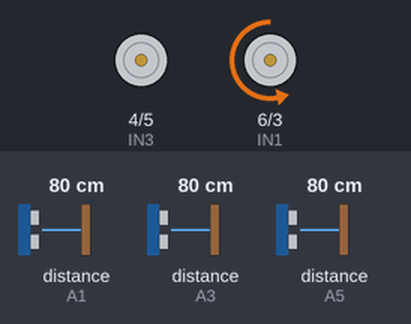
This sketch was run on a simulated Arduino Uno, built with avr-gcc and run on an emulated ATmega328P. On the bench: motor-driver pin pairs drawn as motors (green arrow = first pin HIGH = forward, orange = second pin HIGH = backward, longer = more drive). The test bench sets the inputs (shaded band); at power-on: distance to the obstacle (sensors on A1, A3, A5) 80 cm. The echo pulse lasts 58.3 µs per cm.

Above: at 1.2 s.
1.3 s: distance to the obstacle (sensor on A1) set to 26 cm
2.8 s: distance to the obstacle (sensor on A1) set to 23 cm
At 3.3 s:
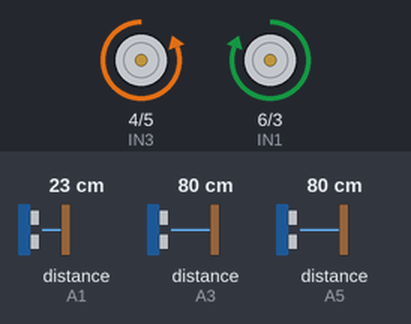
5.8 s: distance to the obstacle (sensor on A3) set to 2 cm
At 6.6 s:
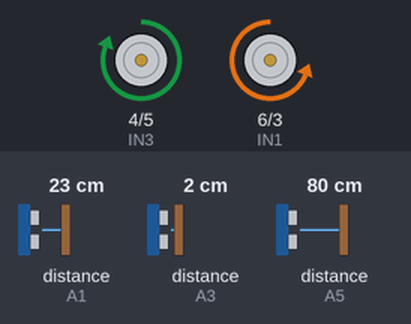
8.8 s: distance to the obstacle (sensor on A5) set to 27 cm
10.6 s: distance to the obstacle (sensor on A5) set to 21 cm
At 12.5 s:
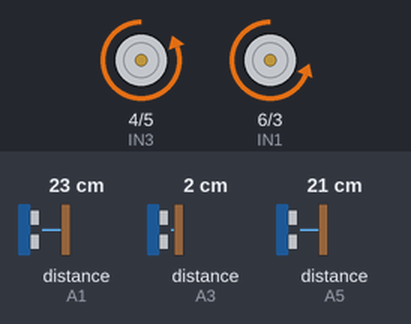
13.6 s: distance to the obstacle (sensor on A5) set to 35 cm
At 14.6 s:
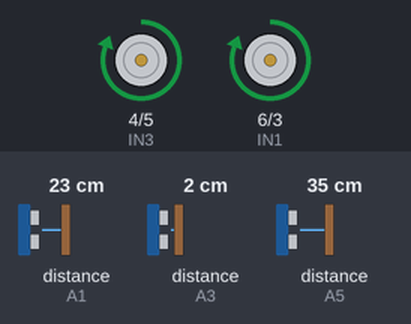
Timing chart, 0 to 17.6 s (numbered marks = the images above; inputs shaded):
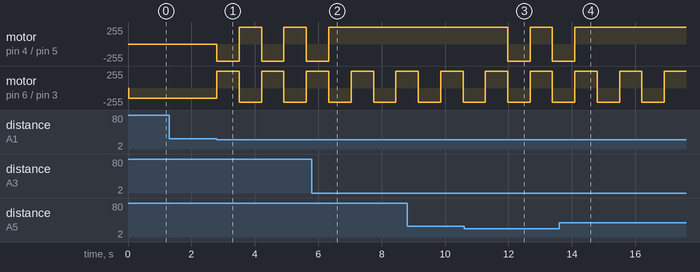

Measured:
- the behaviour switches between 25 and 24 cm on distance to the obstacle (sensor on A1) (found by bisection; images 0 and 1)
- the behaviour switches between 24 and 23 cm on distance to the obstacle (sensor on A5) (found by bisection; images 2 and 3)
- after the input at 1.3 s, every drawn part: stays the same
- after the input at 2.8 s, motor on pin 4 (IN3) / pin 5 (IN4): alternates forward 255/255 for 0.71 s and backward 255/255 for 0.70 s, starting at once; motor on pin 6 (IN1) / pin 3 (IN2): alternates forward 255/255 for 0.70 s and backward 210/255 for 0.71 s, starting at once
- after the input at 5.8 s, motor on pin 4 (IN3) / pin 5 (IN4): goes on until 6.3 s, then stays forward 255/255
- after the input at 10.6 s, motor on pin 4 (IN3) / pin 5 (IN4): forward 255/255 → backward 255/255 after 1.4 s, → forward 255/255 0.70 s later, → backward 255/255 0.70 s later
- after the input at 13.6 s, motor on pin 4 (IN3) / pin 5 (IN4): goes on until 14.1 s, then stays forward 255/255

The sketch:

MotorControl.ino
```cpp
#include <SoftwareSerial.h>
#include <string.h>
#include <stdlib.h>
#include <stdbool.h>
#include <NewPing.h>

SoftwareSerial bluetoothConnection(12, 13); // RX, TX

#define IN2 3        // L298N Forward  (green)
#define IN3 4        // L298N Left (yellow)
#define IN4 5        // L298N Right (orange)
#define IN1 6        // L298N Backward (blue)

#define trigCentre A2  // HC-SR04 trig centre
#define echoCentre A3  // HC-SR04 echo centre
#define trigRight A0 // HC-SR04 trig right
#define echoRight A1 // HC-SR04 echo right
#define trigLeft A4  // HC-SR04 trig left
#define echoLeft A5  // HC-SR04 echo left

#define USER_CONTROL "55555"
#define AUTONOMOUS "66666"

#define FORWARD '0'
#define BACKWARD '1'
#define LEFT '2'
#define RIGHT '3'
#define STRAIGHT '4'
#define STOP '9'

#define LEFT_SENSOR 0
#define CENTRE_SENSOR 1
#define RIGHT_SENSOR 2

String fullMessageReceivedFromApp;
char characterReceivedFromApp;

String mode = AUTONOMOUS;
char leftOrRight;
char forwardOrBackward;
String speedString;
int speed = 0;

NewPing sensors[3] = {
  NewPing(trigLeft, echoLeft),
  NewPing(trigCentre, echoCentre),
  NewPing(trigRight, echoRight)
};

unsigned long distancesFromObstacle[3];
bool tooCloseToObstacle;

void _stop(){
  digitalWrite(IN1, LOW);
  digitalWrite(IN2, LOW);
  digitalWrite(IN3, LOW);
  digitalWrite(IN4, LOW);
}

void moveForward(){
  digitalWrite(IN1, LOW);
  analogWrite(IN2, speed);
  digitalWrite(IN3, LOW);
  digitalWrite(IN4, LOW);
}

void moveForwardLeft(){
  digitalWrite(IN1, LOW);
  analogWrite(IN2, speed);
  digitalWrite(IN3, HIGH);
  digitalWrite(IN4, LOW);
}

void moveForwardRight(){
  digitalWrite(IN1, LOW);
  analogWrite(IN2, speed);
  digitalWrite(IN3, LOW);
  digitalWrite(IN4, HIGH);
}

void moveBackward(){
  analogWrite(IN1, speed);
  digitalWrite(IN2, LOW);
  digitalWrite(IN3, LOW);
  digitalWrite(IN4, LOW);
}

void moveBackwardLeft(){
  analogWrite(IN1, speed);
  digitalWrite(IN2, LOW);
  digitalWrite(IN3, HIGH);
  digitalWrite(IN4, LOW);
}

void moveBackwardRight(){
  analogWrite(IN1, speed);
  digitalWrite(IN2, LOW);
  digitalWrite(IN3, LOW);
  digitalWrite(IN4, HIGH);
}

int smallestDistanceFromObstacle(unsigned long distancesFromObstacle[]){
  int smallestDistanceIndex = 0;
  for (int currentSensor = 1; currentSensor < 3; currentSensor++){
    if (distancesFromObstacle[currentSensor] < distancesFromObstacle[smallestDistanceIndex]){
      smallestDistanceIndex = currentSensor;
    }
  }
  return smallestDistanceIndex;
}

void avoidObstacle(unsigned long distancesFromObstacle[]){
  speed = 255;
  int smallestDistanceIndex = smallestDistanceFromObstacle(distancesFromObstacle);
  switch (smallestDistanceIndex) {
    case LEFT_SENSOR:
      moveBackwardLeft();
      delay(250);
      _stop();
      break;
    case CENTRE_SENSOR:
      moveBackward();
      delay(250);
      _stop();
      break;
    case RIGHT_SENSOR:
      moveBackwardRight();
      delay(250);
      _stop();
      break;
  }
}

void autonomousMovement(unsigned long distancesFromObstacle[]){
  speed = 255;
  int smallestDistanceIndex = smallestDistanceFromObstacle(distancesFromObstacle);
  switch (smallestDistanceIndex) {
    case LEFT_SENSOR:
      moveBackwardLeft();
      delay(700);
      speed = 210;
      moveForwardRight();
      delay(700);
      break;
    case CENTRE_SENSOR:
      moveBackwardLeft();
      delay(700);
      speed = 210;
      for(int currentSensor = 0; currentSensor < 3; currentSensor++){
        distancesFromObstacle[currentSensor] = sensors[currentSensor].ping_cm();
      }
      if (distancesFromObstacle[LEFT_SENSOR] > distancesFromObstacle[RIGHT_SENSOR]) moveForwardLeft();
      else moveForwardRight();
      delay(700);
      break;
    case RIGHT_SENSOR:
      moveBackwardRight();
      delay(700);
      speed = 210;
      moveForwardLeft();
      delay(700);
      break;
  }
}

void setup(){
  bluetoothConnection.begin(9600);

  pinMode(IN1, OUTPUT);
  pinMode(IN2, OUTPUT);
  pinMode(IN3, OUTPUT);
  pinMode(IN4, OUTPUT);

  pinMode(trigRight, OUTPUT);
  pinMode(echoRight, INPUT);
  pinMode(trigLeft, OUTPUT);
  pinMode(echoLeft, INPUT);
  pinMode(trigCentre, OUTPUT);
  pinMode(echoCentre, INPUT);
}

void loop(){

  tooCloseToObstacle = false;

  // Get distance from obstacle
  for(int currentSensor = 0; currentSensor < 3; currentSensor++){
    distancesFromObstacle[currentSensor] = sensors[currentSensor].ping_cm();
  }

  for (int currentSensor = 0; currentSensor < 3; currentSensor++){
    if(distancesFromObstacle[currentSensor] < 40){
      speed = 120;
    }
    if(distancesFromObstacle[currentSensor] < 25 && distancesFromObstacle[currentSensor] != 0){
      tooCloseToObstacle = true;
      break;
    }
  }

  if (bluetoothConnection.available()){
    fullMessageReceivedFromApp = "";
    while (bluetoothConnection.available()){
      characterReceivedFromApp = ((byte) bluetoothConnection.read());
      if (characterReceivedFromApp == '>'){
        break;
      }
      else {
        fullMessageReceivedFromApp += characterReceivedFromApp;
      }
      delay(1);
    }
  }

  if (fullMessageReceivedFromApp.equals(USER_CONTROL)){
    mode = USER_CONTROL;
    fullMessageReceivedFromApp = "";
  }
  else if (fullMessageReceivedFromApp.equals(AUTONOMOUS)){
    mode = AUTONOMOUS;
    fullMessageReceivedFromApp = "";
  }
  else if (mode.equals(USER_CONTROL)){
    if (tooCloseToObstacle == false){
      leftOrRight = fullMessageReceivedFromApp[0];
      forwardOrBackward = fullMessageReceivedFromApp[1];
      speedString = fullMessageReceivedFromApp.substring(2);
      speed = speedString.toInt();

      if (speed < 120){
        speed = 120;
      }

      switch (forwardOrBackward) {
        case '9':
          _stop();
          break;
        case FORWARD:
          switch (leftOrRight) {
            case STRAIGHT:
              moveForward();
              break;
            case LEFT:
              moveForwardLeft();
              break;
            case RIGHT:
              moveForwardRight();
              break;
          }
          break;
        case BACKWARD:
          switch (leftOrRight) {
            case STRAIGHT:
            moveBackward();
            break;
          case LEFT:
            moveBackwardLeft();
            break;
          case RIGHT:
            moveBackwardRight();
            break;
          }
        break;
      }
    }
    else {
      avoidObstacle(distancesFromObstacle);
    }
  }
  else if (mode.equals(AUTONOMOUS)) {
    if (tooCloseToObstacle == true){
      autonomousMovement(distancesFromObstacle);
    }
    else {
      speed = 150;
      moveForward();
    }
  }
}
```
